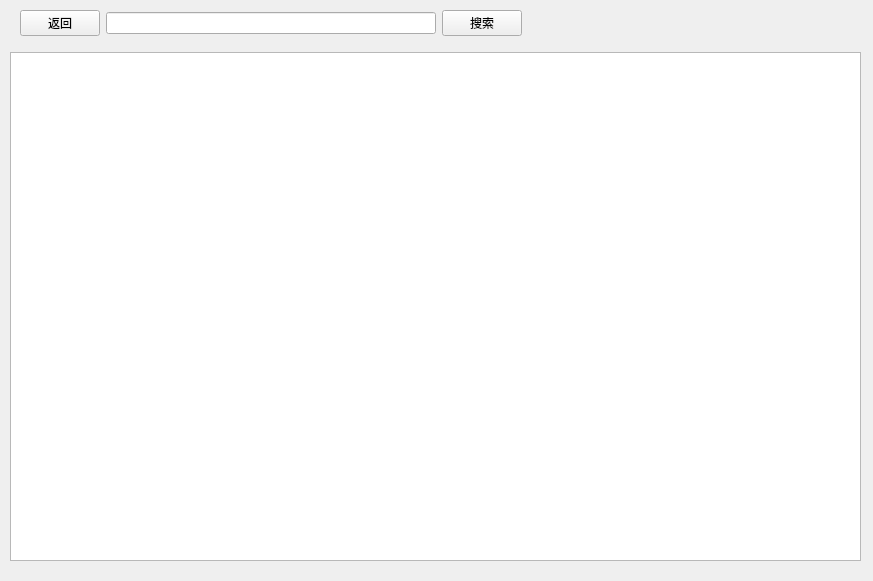
<?xml version="1.0" encoding="UTF-8"?>
<ui version="4.0">
 <class>LookupAssetWidget</class>
 <widget class="QWidget" name="LookupAssetWidget">
  <property name="geometry">
   <rect>
    <x>0</x>
    <y>0</y>
    <width>873</width>
    <height>581</height>
   </rect>
  </property>
  <property name="windowTitle">
   <string>Form</string>
  </property>
  <widget class="QWidget" name="verticalLayoutWidget">
   <property name="geometry">
    <rect>
     <x>10</x>
     <y>0</y>
     <width>851</width>
     <height>561</height>
    </rect>
   </property>
   <layout class="QVBoxLayout" name="verticalLayout">
    <item>
     <layout class="QHBoxLayout" name="horizontalLayout">
      <property name="leftMargin">
       <number>10</number>
      </property>
      <property name="topMargin">
       <number>10</number>
      </property>
      <property name="rightMargin">
       <number>10</number>
      </property>
      <property name="bottomMargin">
       <number>10</number>
      </property>
      <item>
       <widget class="QPushButton" name="pushButton_back">
        <property name="text">
         <string>返回</string>
        </property>
       </widget>
      </item>
      <item>
       <widget class="QLineEdit" name="lineEdit"/>
      </item>
      <item>
       <widget class="QPushButton" name="pushButton_search">
        <property name="text">
         <string>搜索</string>
        </property>
       </widget>
      </item>
      <item>
       <spacer name="horizontalSpacer">
        <property name="orientation">
         <enum>Qt::Horizontal</enum>
        </property>
        <property name="sizeHint" stdset="0">
         <size>
          <width>40</width>
          <height>20</height>
         </size>
        </property>
       </spacer>
      </item>
     </layout>
    </item>
    <item>
     <widget class="QTableView" name="tableView"/>
    </item>
   </layout>
  </widget>
 </widget>
 <resources/>
 <connections/>
</ui>
